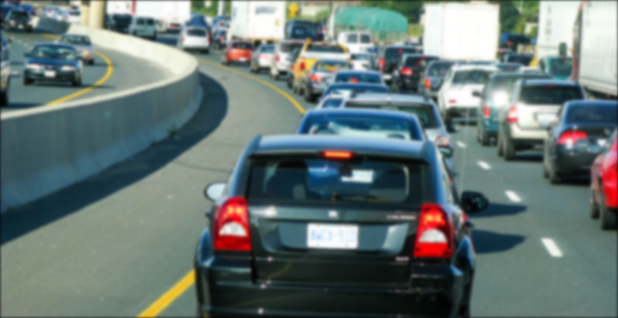
#> input picture domaci_2/notebooks/sekvence/road_blur.png, 618 x 318 px
$ jupyter execute treci_zadatak.ipynb   (shell and % lines are left out)
#> lines starting #> are read from the running program, lines starting #| are printed output that depends on the picture
## Treći zadatak
<hr>

Automatsko numerisanje jednačina

Importi

[cell 1]
from skimage import io
import matplotlib.pyplot as plt
import numpy as np
from numpy.fft import fft2, fftshift, ifft2, ifftshift
from numpy.lib.stride_tricks import as_strided
import time
from IPython.display import clear_output
from skimage.exposure import rescale_intensity
from skimage.exposure import equalize_hist
from skimage.exposure import equalize_adapthist

from IPython.display import display, HTML

HTML centriranje plotova

[cell 2]
display(HTML("""
<style>
.output {
    display: flex;
    align-items: center;
    text-align: center;
}
</style>
"""))

### Funkcije
Pomoćne funkcije korišćene u zadatku.

2D Gausova funkcija

\begin{equation} \label{gauss_2d}
H(x, y) = e^{\displaystyle-\frac{1}{2} \left(\frac{x^2}{D_x^2} + \frac{y^2}{D_y^2} \right)}
\end{equation}

gde su $D_x$ i $D_y$ disperzije po $x$, odnosno $y$ osi respektivno.

[cell 3]
def gauss_2D_H(X, Y, Dx, Dy):
    return np.exp(-0.5*((X / Dx) ** 2 + (Y / Dy) ** 2))

Primena restauracije na bazi Vinerovog filtra na jednu (RGB) komponentu slike
\begin{equation} \label{restauration_wiener}
\hat{F}(u, v) = \displaystyle\frac{|H(u, v)|^2}{|H(u, v)|^2 + K} \frac{G(u, v)}{H(u, v)}
\end{equation}

gde su $(u, v)$ prostorne koordinate slike, $\hat{F}$ procena spektra originalne slike, $G$ spektar ulazne slike, $H$ spektar degradacione funkcije, a $K$ podesiv parametar.

[cell 4]
def apply_restoration(G, H, K):
    F_prim = G / H * (np.abs(H) ** 2 / (np.abs(H) ** 2 + K))
    return np.real(ifft2(ifftshift(F_prim)))

Primena restauracije na sve komponente slike

[cell 5]
def apply_to_all(img_rgb_double, H, K):
    img_restored = np.zeros((N, M, 3))

    for i in range(3):
        G = fftshift(fft2(img_rgb_double[:, :, i]))
        img_restored[:, :, i] = apply_restoration(G, H, K)

    return img_restored

Prikaz spektra kao $log(1 + |F|)$

[cell 6]
def log_abs_F_foo(F):
    return np.log(1 + np.abs(F))

### Učitavanje

[cell 7]
img_rgb = io.imread('sekvence/road_blur.png')
#> img_rgb is the input picture: shape (318, 618, 4); mean R, G, B, A 104, 118.4, 116.4, 255

figsize = (10, 10)
fontsize = 20

plt.figure(figsize=figsize)
#> (this line was passed over: IPython is not available in this run)
plt.imshow(img_rgb, cmap='gray')
#> (this line was passed over: IPython is not available in this run)

plt.title('Ulazna slika', fontsize=fontsize)
#> (this line was passed over: IPython is not available in this run)
plt.axis('off')
#> (this line was passed over: IPython is not available in this run)
plt.show()

Ulazna slika je očigledno zamućena, a kako je poznato da se zamućenje može opisati Gausovom funkcijom \ref{gauss_2d} i da jednako pogađa sve komponente (RGB) slike pokušaćemo procenimo disperzije Gausove funkcije po obe komponente - $x$ i $y$.

[cell 8]
N = img_rgb.shape[0]  # N   rows    y
#> N = 318
M = img_rgb.shape[1]  # M   columns x
#> M = 618

img_rgb_double = img_rgb / 255

[cell 9]
x = np.arange(0, M, 1)
#> x = 618 values from 0 to 617
y = np.arange(0, N, 1)
#> y = 318 values from 0 to 317

X, Y = np.meshgrid(x, y)

### Pronalaženje degradacione funkcije

Probanjem različitih vrednosti $D_x$, $D_y$ i $K$ dobijene su sledeće vrednosti koje daju dovoljno dobar rezlutat restauracije.

[cell 10]
K = 5e-5
Dx = 60
Dy = 30

H = gauss_2D_H(X - M / 2, Y - N / 2, Dx=Dx, Dy=Dy)

Spektar degradacione funkcije

[cell 11]
plt.figure(figsize=figsize)
#> (this line was passed over: IPython is not available in this run)
plt.imshow(log_abs_F_foo(H), cmap='gray')
#> (this line was passed over: IPython is not available in this run)
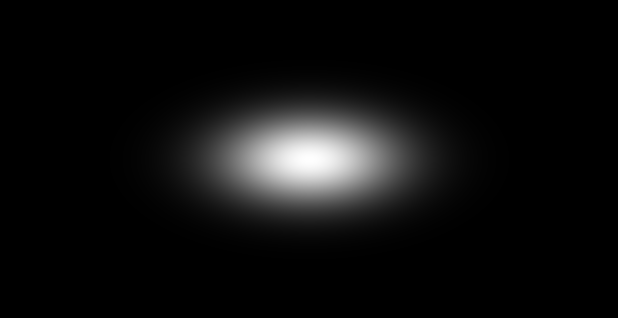
#> H: shape (318, 618) float64; min 1.38e-12, max 1, mean 0.0575

plt.title('Spektar degradacione funkcije', fontsize=fontsize)
#> (this line was passed over: IPython is not available in this run)
plt.axis('off')
plt.show()
